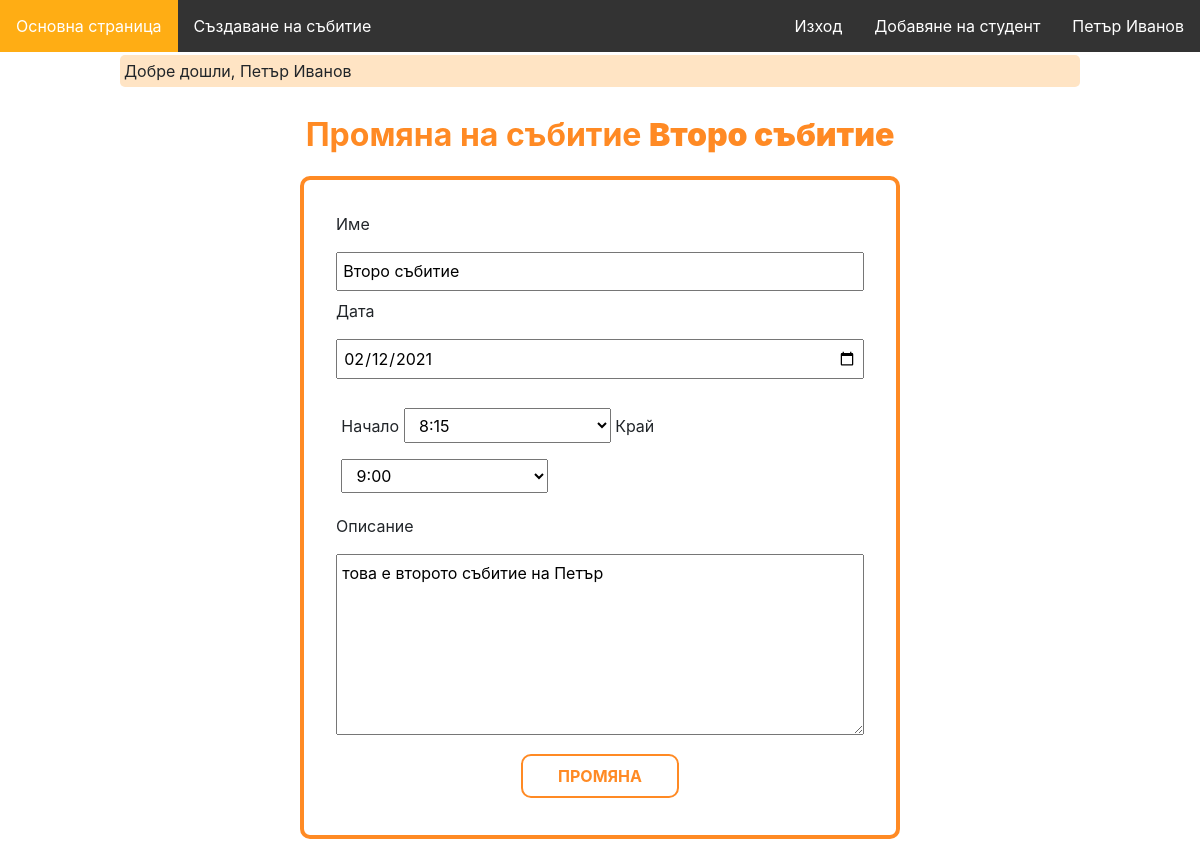
Screenshot of /event/5/edit (signed in) with the database file from the repository.
### tables this page shows
CREATE TABLE `events` (
  `id` int(10) UNSIGNED NOT NULL,
  `name` varchar(50) NOT NULL,
  `description` text DEFAULT NULL,
  `date` date NOT NULL,
  `start` time DEFAULT NULL,
  `end` time DEFAULT NULL,
  `teacher_id` int(10) UNSIGNED NOT NULL
);

### app/Controllers/EventsController.php (called while the page is built, shortened)
<?php
class EventsController
{
    public function edit($id)
    {
        $event = Event::getById($id);
        view('events/edit', [
            'event' => $event
        ]);
    }
}

### app/routes.php (called while the page is built, shortened)
<?php
$router = new Router();
$router->get('/login', 'AuthController@showLogin');
$router->post('/login', 'AuthController@login');
$router->get('/register', 'AuthController@showRegister');
$router->post('/enter-teacher', 'AuthController@register');
$router->get('/logout', 'AuthController@logout');
$router->get('/studentsLogin', 'AuthController@showStudentsLogin');
$router->post('/studentsLogin', 'AuthController@studentsLogin');
$router->get('/event/create', 'EventsController@create');
$router->post('/event', 'EventsController@store');
$router->get('/event/{id}', 'EventsController@show');
$router->post('/event/{id}/import', 'AttendanceController@import');
$router->get('/event/{id}/edit', 'EventsController@edit');

### core/bootstrap.php (called while the page is built, shortened)
<?php
require_once('autoloader.php');
require_once('helpers.php');
$config['database'] = require_once('../config/database.php');
$config['app'] = require_once('../config/app.php');
require_once('../app/routes.php');

### public/index.php (called while the page is built)
<?php
require_once './../core/bootstrap.php';

### core/Model.php (called while the page is built, shortened)
<?php
abstract class Model
{
    protected static $table;
    protected $attributes = [];
    public static function getById(int $id)
    {
        $stmt = Database::getConnection()->prepare(
            'SELECT * FROM ' . self::getTableName() . ' WHERE id = ?;'
        );
        $stmt->execute([$id]);
        $result = $stmt->fetch();
        if ($result !== false) {
            $model = new $modelClass();
            $model->attributes = $result;
            return $model;
        }
        return null;
    }
    protected static function getTableName()
    {
        if (isset(get_called_class()::$table)) {
            return get_called_class()::$table;
        }
        throw new \Exception('Unknown table');
    }
    public function __get($name)
    {
        return array_key_exists($name, $this->attributes)
            ? $this->attributes[$name]
            : null;
    }
}

### core/autoloader.php (called while the page is built, shortened)
<?php
spl_autoload_register(function ($class) {
    $prefixes = [
        'App' => 'app',
        'Core' => 'core'
    ];
    foreach ($prefixes as $prefix => $dirname) {
        $base_dir = __DIR__ . "/../$dirname/";
        $len = mb_strlen($prefix);
        if (strncmp($prefix, $class, $len) !== 0) {
            continue;
        }
        $relative_class = substr($class, $len);
        $file = $base_dir . str_replace('\\', '/', $relative_class) . '.php';
        if (file_exists($file)) {
            break;
        }
    }
});

### config/database.php (called while the page is built)
<?php
return [
    'host' => 'localhost',
    'database' => 'web-technologies',
    'user' => 'root',
    'password' => '',
    'pdo' => [
        \PDO::ATTR_DEFAULT_FETCH_MODE => \PDO::FETCH_ASSOC,
        \PDO::ATTR_ERRMODE => \PDO::ERRMODE_EXCEPTION
    ]
];

### config/app.php (called while the page is built)
<?php
return [
    'url' => 'http://web-technologies.devv',
];

### core/Database.php (called while the page is built, shortened)
<?php
class Database
{
    private static $instance = null;
    private function __construct()
    {
        $db = config('database');
        $this->connection = new PDO(
            'mysql:host=' . $db['host'] . ';dbname=' . $db['database'],
            $db['user'],
            $db['password'],
            $db['pdo']
        );
        self::$instance = $this;
    }
    public static function getConnection()
    {
        if (self::$instance == null) {
            self::$instance = new self();
        }
        return self::$instance->connection;
    }
}

### app/Views/events/edit.php (the view, shortened to what this page needs)
<?php require_once(realpath(dirname(__FILE__) . '/../includes/header.php')); ?>
<link rel="stylesheet" href="/registerEvent.css">
<main>
    <h1>Промяна на събитие <strong><?= $data['event']->name ?></strong></h1>
    <hr>
    <form action="/event/<?= $data['event']->id ?>" method="POST">
        <div class="field">
            <label for="name">Име</label>
            <input type="text" id="name" placeholder="Име на събитието" name="name" value="<?= $data['event']->name ?>">
        </div>
        <div class="field">
            <label for="date">Дата</label>
            <input type="date" id="date" placeholder="01/01/2021" name="date" value="<?= $data['event']->date ?>">
        </div>
        <div class="field" id="selectFields">
            <label for="start">Начало</label>
            <select name="start" id="start">
                <?php for ($i = 8; $i < 20; $i++) {
                    $value = lz($i) . ":15:00";
                    $displayValue = "$i:15";
                    $selected = $value === $data['event']->start ? 'selected' : '';
                    echo "<option value=\"$value\" $selected>$displayValue</option>";
                }
                ?>
            </select>
            <label for="end">Край</label>
            <select name="end" id="end">
                <?php for ($i = 9; $i < 21; $i++) {
                    $value = lz($i) . ":00:00";
                    $displayValue = "$i:00";
                    $selected = $value === $data['event']->end ? 'selected' : '';
                    echo "<option value=\"$value\" $selected>$displayValue</option>";
                }
                ?>
            </select>
        </div>
        <div class="field">
            <label for="description">Описание</label>
            <textarea name="description" id="description" cols="50" rows="7" placeholder="Кратко описание на събитието"><?= $data['event']->description ?></textarea>
        </div>
        <input type="submit" value="Промяна">
    </form>
</main>
<?php require_once(realpath(dirname(__FILE__) . '/../includes/footer.php')); ?>

### public/css/app.css (style rules this page uses)
hr { padding: 0; border: 0; height: 1px; }

### public/registerEvent.css (style rules this page uses)
main { margin-top: 2% }
h1 { text-align: center; color: rgb(255, 138, 36); }
form { margin: auto; width: 50%; padding: 2rem; border: 4px solid rgb(255, 138, 36); border-radius: 10px; margin-bottom: 20px; }
input[type=text], textarea, input[type=date] { width: 100%; padding: 1%; margin: 8px 0; box-sizing: border-box; }
#selectFields { display: inline-block; width: 100%; padding: 1%; margin: 8px 0; }
select { width: 40%; padding: 1% 2%; margin: 8px 0; box-sizing: border-box; }
input[type=submit] { margin: 1% 35%; width: 30%; padding: 8px 15px; background: white; color: rgb(255, 138, 36); text-transform: uppercase; font-weight: bold; border: 2px solid rgb(255, 138, 36); border-radius: 10px; outline: none; }

### rows the page displays
events: name "Второ събитие", date "02/12/2021", description "това е второто събитие на Петър"

### other values shown
$_SESSION['firstName'] "Петър"
$_SESSION['lastName'] "Иванов"
p($_SESSION[$message]) "Добре дошли, Петър Иванов"
form field start "8:15"
form field end "9:00"
